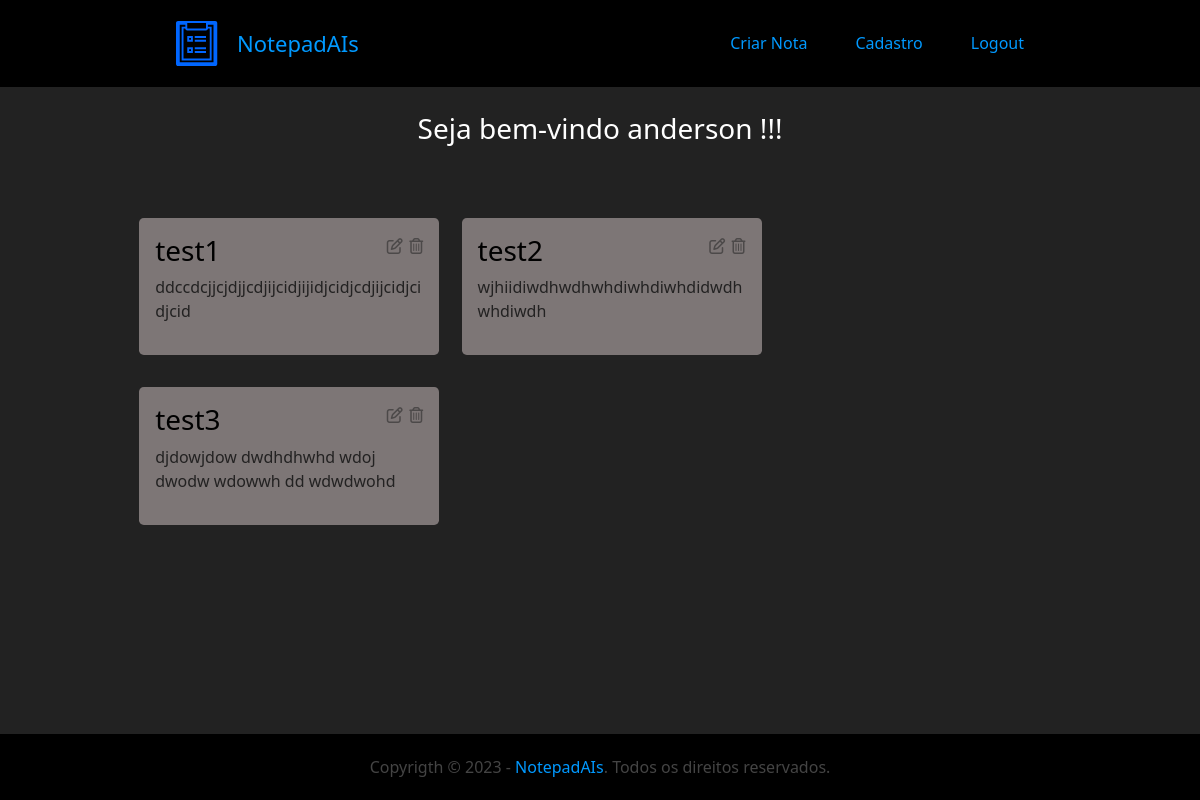
Page / (signed in) on the earlier database version.
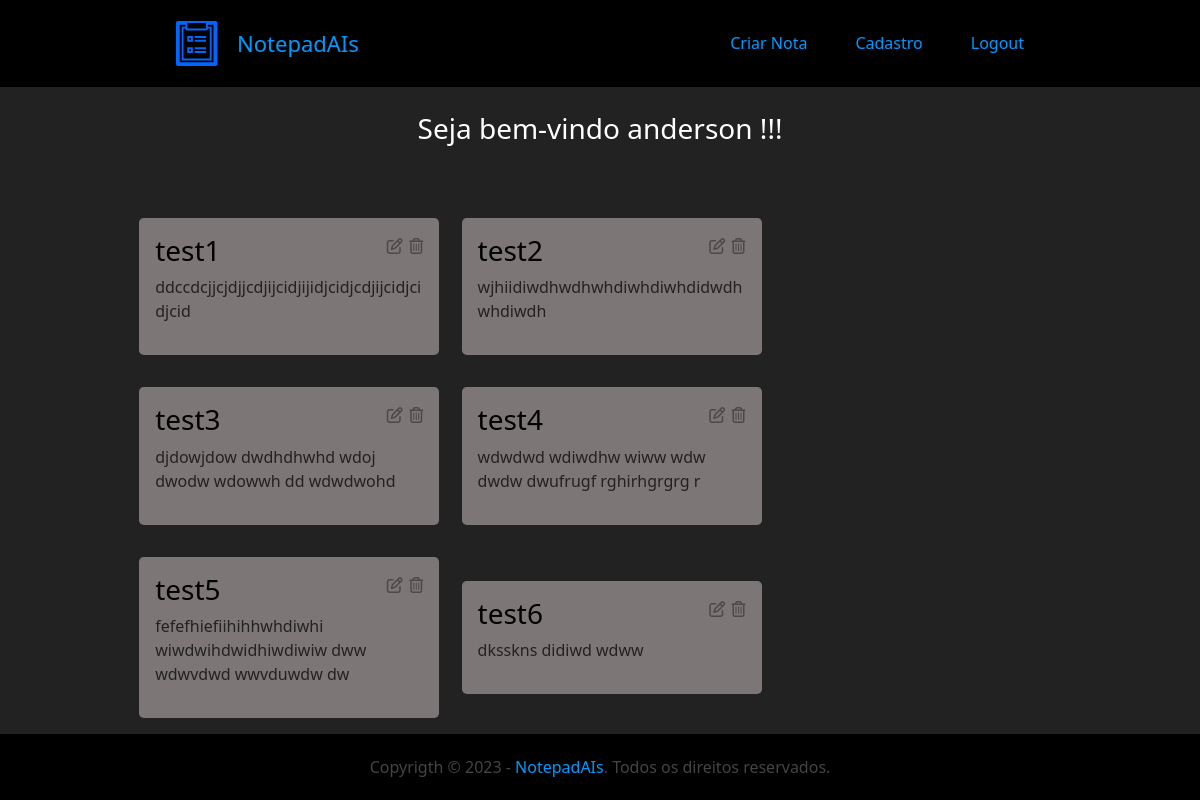
Same page on the later database version.
### main/models.py (models this page shows, shortened)
class Notas(models.Model):
    usuario = models.ForeignKey(User, on_delete=models.DO_NOTHING)
    titulo = models.CharField(max_length=200)
    anotacao = models.TextField()

### main/views.py (the view)
# urls.py: path('', views.notas, name='notas'),
def notas(request):
    if request.user.is_authenticated:
        notas = Notas.objects.filter(usuario=request.user).all()
        return render(request, 'acoes.html', {"notas": notas})
    else:
        mensagem_erro = 'Infelizmente você não está logado :('
        return render(request, 'acoes.html', {"mensagem_erro":mensagem_erro})

### main/templates/acoes.html (shortened to what this page needs)
{% extends 'base.html' %}
{% load static %}
{% block styles %}
    <link rel="stylesheet" href="{% static 'css/actions.css' %}">
{% endblock %}
{% block content %}
    {% if mensagem_erro_deletar %}
        <div class="vh-100 d-flex flex-column justify-content-center align-items-center">
            <h1>{{ mensagem_erro_deletar }}</h1>
        </div>
    {% else %}
        {% if user.is_authenticated %}
        <div class="menssage-top">
            <h3>Seja bem-vindo {{ user.username }} !!!</h3>
        </div>
        <div class="container-note">
            {% for nota in notas %}
            <div class="container-card">
                <div class="cheader">
                    <h3>{{nota.titulo}}</h3>
                    <div class="action-options">
                        <a href="{% url 'editar_nota' nota.id %}">
                            <i class="fa-regular fa-pen-to-square icon-options"></i>
                        </a>
                        <a href="{% url 'deletar_nota' nota.id %}">
                            <i class="fa-regular fa-trash-can icon-options"></i>
                        </a>
                    </div>
                </div>
                <div class="cbody">
                    <p>{{nota.anotacao}}</p>
                </div>
            </div>
            {% endfor %}
        </div>
        {% else %}
        <div class="vh-100 d-flex flex-column justify-content-center align-items-center">
            <h1>{{ mensagem_erro }}</h1>
        </div>
        {% endif %}
    {% endif %}
{% endblock %}

### main/templates/base.html (shortened to what this page needs)
{% load static %}
<!DOCTYPE html>
<html lang="pt-br">
<head>
    {% block styles %} {% endblock %}
    <link rel="stylesheet" href="{% static 'css/header.css' %}">
    <link rel="stylesheet" href="{% static 'css/main.css' %}">
    <link rel="stylesheet" href="{% static 'css/styles.css' %}">
    <link rel="stylesheet" href="{% static 'css/footer.css' %}">
    <link href="https://cdn.jsdelivr.net/npm/bootstrap@5.3.0-alpha1/dist/css/bootstrap.min.css" rel="stylesheet">
</head>
<body>
    <header>
        <nav class="nav-container">
            <div class="logo-info">
                <img src="{% static 'img/notepad-icone.svg' %}" alt="logo-project">
                <a class="link" href="{% url 'notas' %}">NotepadAIs</a>
            </div>
            <div class="">
                <ul class="list-navegation">
                    {% if user.is_authenticated %}
                    <li class="">
                        <a class="link" href="{% url 'nova_nota' %}">Criar Nota</a>
                    </li>
                    {% endif %}
                    <li class="">
                        <a class="link" href="{% url 'cadastrar' %}">Cadastro</a>
                    </li>
                    {% if user.is_authenticated %}
                    <li class="">
                        <a class="link" href="{% url 'deslogar' %}">Logout</a>
                    </li>
                    {% else %}
                    <li class="">
                        <a class="link" href="{% url 'logar' %}">Login</a>
                    </li>
                    {% endif %}
                </ul>
            </div>
        </nav>
    </header>
    <main>
        {% block content %} {% endblock %}
    </main>
    <footer class="footer">
        <div class="container-footer">
            <p class="">Copyrigth &copy; 2023 - <span>NotepadAIs</span>. Todos os direitos reservados.</p>
        </div>
    </footer>
</body>
</html>

### main/static/css/actions.css (style rules this page uses)
.menssage-top { text-align: center; padding: 7rem 0 3rem; }
.container-note { display: flex; flex-wrap: wrap; align-items: center; margin: 0 8rem; }
.container-card { display: flex; flex-direction: column; width: 300px; margin: 1rem .7em; padding: 1rem; background-color: #7d7676; color: #000; border-radius: .3rem; }
.cheader { display: flex; flex-direction: row; justify-content: space-between; }
.action-options { display: flex; flex-direction: row; justify-content: space-between; }
.action-options a { text-decoration: none; margin-left: .4rem; color: #4c4949; }
.icon-options { font-size: 16px; }
.cbody { display: flex; flex-direction: column; }
.cbody p { overflow-wrap: break-word; color: #232222; }

### main/static/css/header.css (style rules this page uses)
header { background-color: #000000; color: #0099ff; width: 100%; top: 0; position: fixed; }
.link { color: #0099ff; text-decoration: none; }
.nav-container { display: grid; grid-template-columns: auto 26rem; align-items: center; margin: 0 10rem; padding: 1.3rem 1rem; }
.logo-info { display: flex; flex-direction: row; align-items: center; }
.logo-info img { height: 45px; }
.logo-info a { font-size: 22px; padding-left: 1rem; }
.list-navegation { display: flex; flex-direction: row; justify-content: right; list-style: none; margin: 0; }
.list-navegation li { margin-left: 3rem; }

### main/static/css/main.css (style rules this page uses)
main { background-color: #222222; color: #fff; height: 100vh; }

### main/static/css/styles.css (style rules this page uses)
* { margin: 0; padding: 0; }

### main/static/css/footer.css (style rules this page uses)
.footer { background-color: #000000; color: #444444; width: 100%; bottom: 0; position: fixed; }
.container-footer { display: flex; flex-direction: column; justify-content: center; align-items: center; }
.container-footer p { margin: 1.3rem 0; }
.container-footer span { color: #0099ff; }

Differences in the rows shown:
added Notas: titulo "test4", anotacao "wdwdwd wdiwdhw wiww wdw dwdw dwufrugf rghirhgrgrg r"
added Notas: titulo "test5", anotacao "fefefhiefiihihhwhdiwhi wiwdwihdwidhiwdiwiw dww wdwvdwd wwvduwdw dw"
added Notas: titulo "test6", anotacao "dksskns didiwd wdww"
